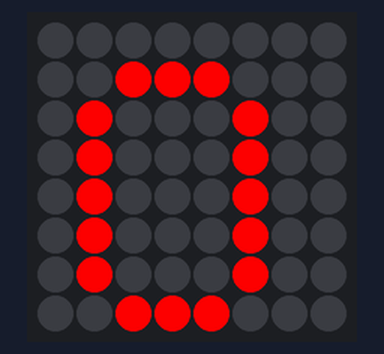
The program below on a simulated Raspberry Pi (BCM pin numbers) with a Sense HAT. Parts: the Sense HAT's 8×8 RGB LED matrix. At 4.0 s the program stops and its outputs stay as they are.

Above: at 0.1 s.
At 1.1 s:
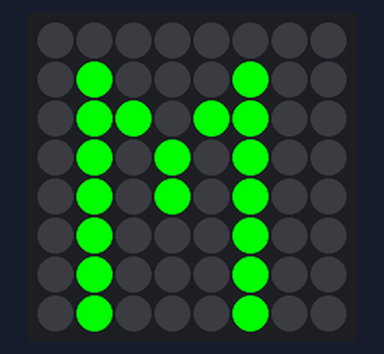
At 2.1 s:
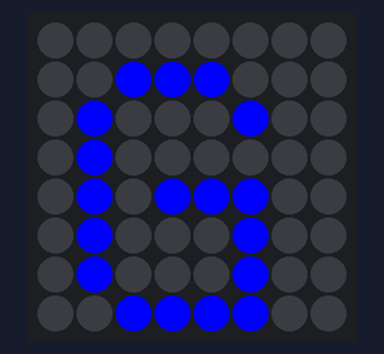
At 3.1 s:
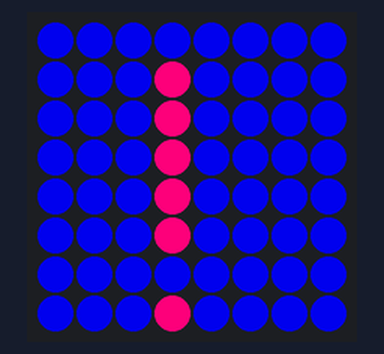

The program:

sensehatexperimenting.py
```python
from sense_hat import SenseHat
from time import sleep

sense = SenseHat()

sense.show_letter("O", text_colour=[255, 0, 0])
sleep(1)
sense.show_letter("M", text_colour=[0, 255, 0])
sleep(1)
sense.show_letter("G", text_colour=[0, 0, 255])
sleep(1)
sense.show_letter("!", text_colour=[255, 0, 127], back_colour=[0, 0, 200])
sleep(1)
sense.clear()
```

Measured:
- what the display in image 1 shows lasts 1.0 s, from 1.0 s to 2.0 s
